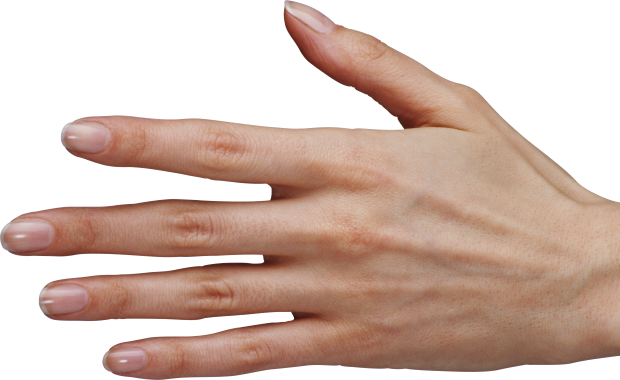
#> input picture hand_horizontal/kiri/hand1.png, 620 x 380 px
$ python edit.py
#> lines starting #> are read from the running program, lines starting #| are printed output that depends on the picture
from PIL import Image

# Buka gambar asli
folder = "kiri/"
gambar = "hand1"
gmb = folder + gambar + ".png"
img = Image.open(gmb)  # ukuran misal 300x200 px
#> img is the input picture: PIL image 620x380 RGBA; mean R, G, B, A 100.8, 76.7, 65.8, 143.1
width, height = img.size
#> width = 620; height = 380

# Tambahkan padding 10px
padding = 50
new_width = width + padding
#> new_width = 670
new_height = height + padding
#> new_height = 430

# Buat canvas baru transparan
canvas = Image.new("RGBA", (new_width, new_height), (0, 0, 0, 0))
#> canvas: PIL image 670x430 RGBA; every value is 0

# Tempelkan gambar di tengah canvas dengan padding
canvas.paste(img, (padding // 2, padding // 2))
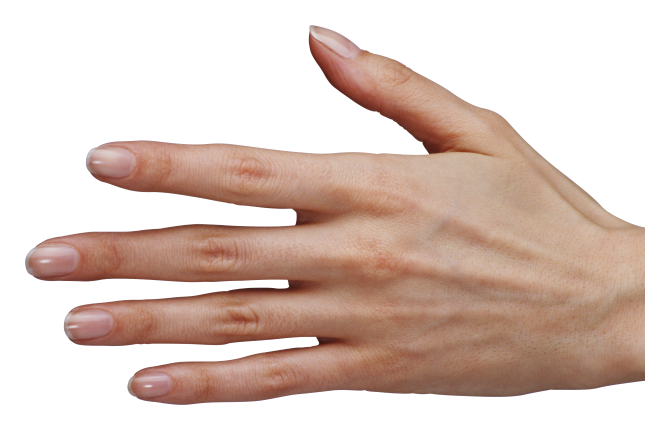
#> canvas: PIL image 670x430 RGBA; mean R, G, B, A 82.5, 62.7, 53.8, 117; transparent parts drawn white

# Simpan hasilnya
hasil = gambar + "_.png"
canvas.save(hasil, "PNG")

print("Berhasil membuat canvas baru:", canvas.size)
#| Berhasil membuat canvas baru: (670, 430)

$ run again, with hand_horizontal/kiri/hand2.png copied over hand_horizontal/kiri/hand1.png
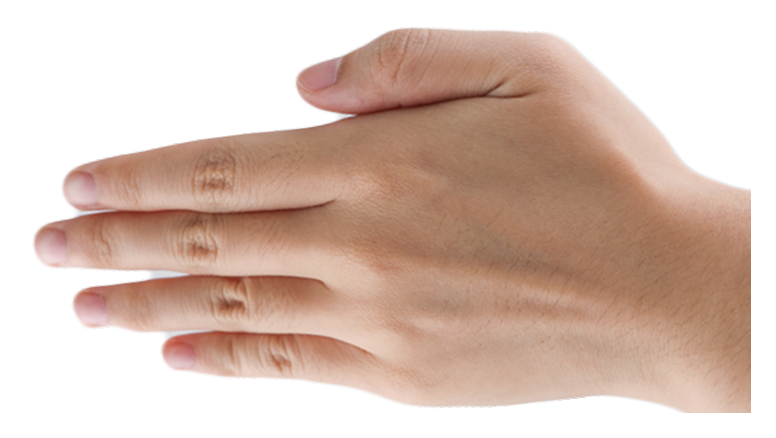
#> input picture hand_horizontal/kiri/hand2.png, 776 x 438 px
#> img is the input picture: PIL image 776x438 RGBA; mean R, G, B, A 109.5, 85.8, 74, 146.5
#> `canvas.paste(img, (padding // 2, padding // 2))`:
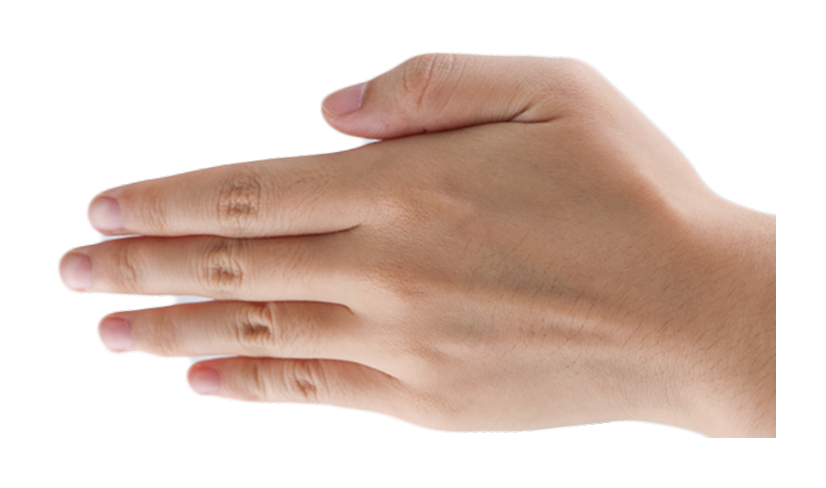
#> canvas: PIL image 826x488 RGBA; mean R, G, B, A 92.3, 72.3, 62.4, 123.5; transparent parts drawn white
#| Berhasil membuat canvas baru: (826, 488)

$ run again, with hand_horizontal/kiri/hand3.png copied over hand_horizontal/kiri/hand1.png
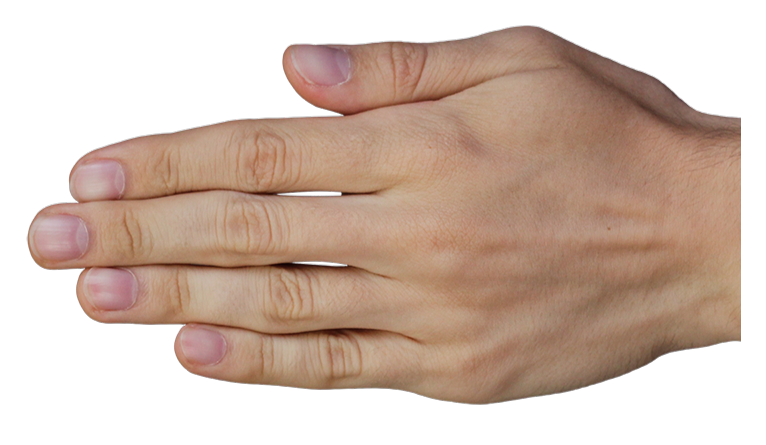
#> input picture hand_horizontal/kiri/hand3.png, 766 x 445 px
#> img is the input picture: PIL image 766x445 RGBA; mean R, G, B, A 100.8, 79.1, 66.2, 147.3
#> `canvas.paste(img, (padding // 2, padding // 2))`:
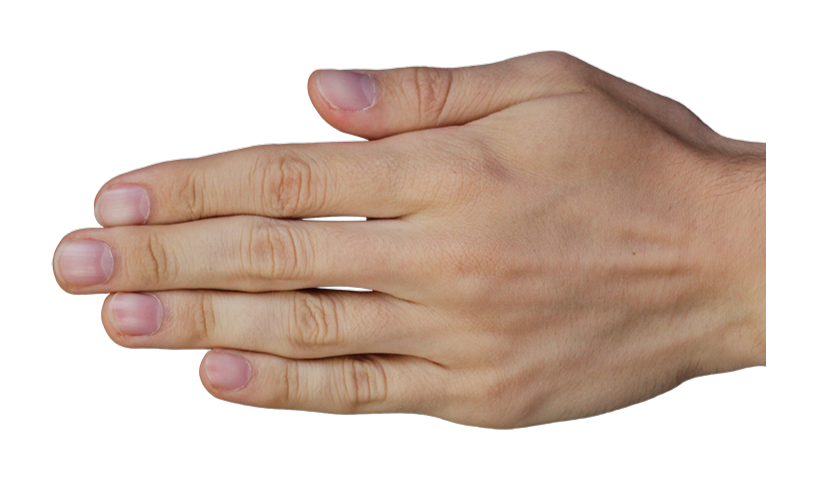
#> canvas: PIL image 816x495 RGBA; mean R, G, B, A 85, 66.8, 55.9, 124.3; transparent parts drawn white
#| Berhasil membuat canvas baru: (816, 495)
